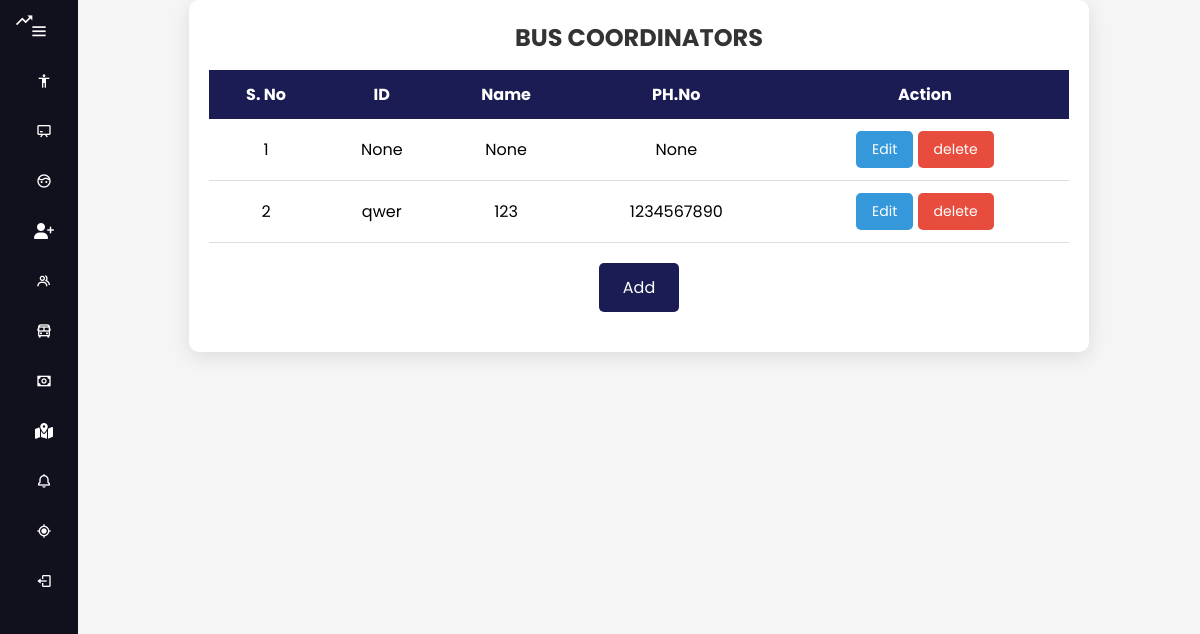
The app's page /administrator/Viewbusco/, older data.
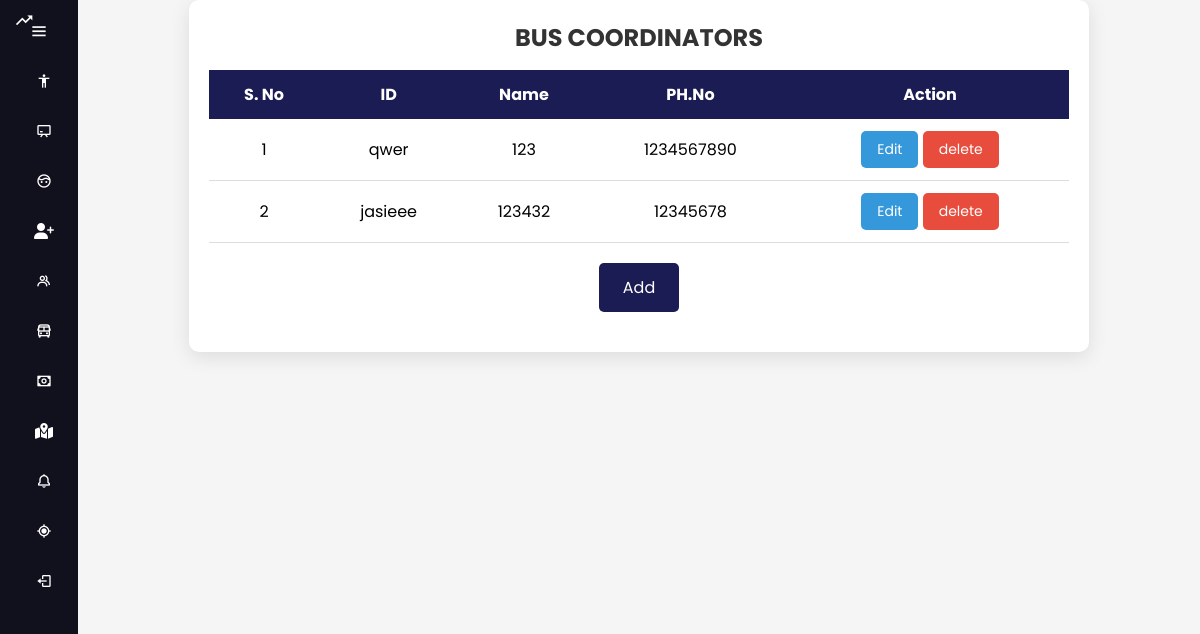
The same page, newer data.
### administrator/models.py (models this page shows)
class BuscoordinatorsTable(models.Model):
    Name = models.CharField(max_length=30, null=True, blank=True)
    coordinatorid=models.CharField(max_length=10,null=True,blank=True)
    phoneno=models.BigIntegerField(null=True,blank=True)
    created_at=models.DateTimeField(auto_now_add=True, null=True, blank=True)
    updated_at = models.DateTimeField(auto_now_add=True, null=True, blank=True)

### administrator/views.py (the view)
# urls.py: path('Viewbusco/',ViewBusco.as_view(),name="vbusco_page"),
class ViewBusco(View):
    def get(self, request):
        busco_obj =BuscoordinatorsTable.objects.all()
        return render(request, "administrator/buscoordinators/view_buscoordinators.html", {'val': busco_obj})

### templates/administrator/buscoordinators/view_buscoordinators.html (shortened to what this page needs)
{% extends 'administrator/admindashboard.html' %}
{% load static %}
{% block body %}
<!DOCTYPE html>
<html lang="en">
<head>
    <link rel="stylesheet" href="{% static 'buscoordinators.css' %}">
</head>
<body>
    <div class="table-container">
        <h2>BUS COORDINATORS</h2>
        <table>
                <tr>
                    <th>S. No</th>
                    <th>ID</th>
                    <th>Name</th>
                    <th>PH.No</th>
                    <th>Action</th>
                </tr>
                {% for i in val %}
                <tr>
                    <td>{{forloop.counter}}</td>
                    <td>{{i.Name}}</td>
                    <td>{{i.coordinatorid}}</td>
                    <td>{{i.phoneno}}</td>
                    <td>
                        <button class="action-btn edit-btn"><a href="/administrator/editbusco/{{i.id}}/">Edit</a></button>
                        <button class="action-btn delete-btn"><a href="/administrator/Deletebusco/{{i.id}}/">delete</a></button>
                    </td>
                </tr>
                {% endfor %}
        </table>
        <button class="add-btn"> <a href="{% url 'addbusco_page' %}">Add</a></button>
    </div>
</body>
</html>
{% endblock %}

Row changes from the older to the newer data that the page shows:
removed BuscoordinatorsTable: Name "None", coordinatorid "None", phoneno "None"
added BuscoordinatorsTable: Name "jasieee", coordinatorid "123432", phoneno "12345678"
